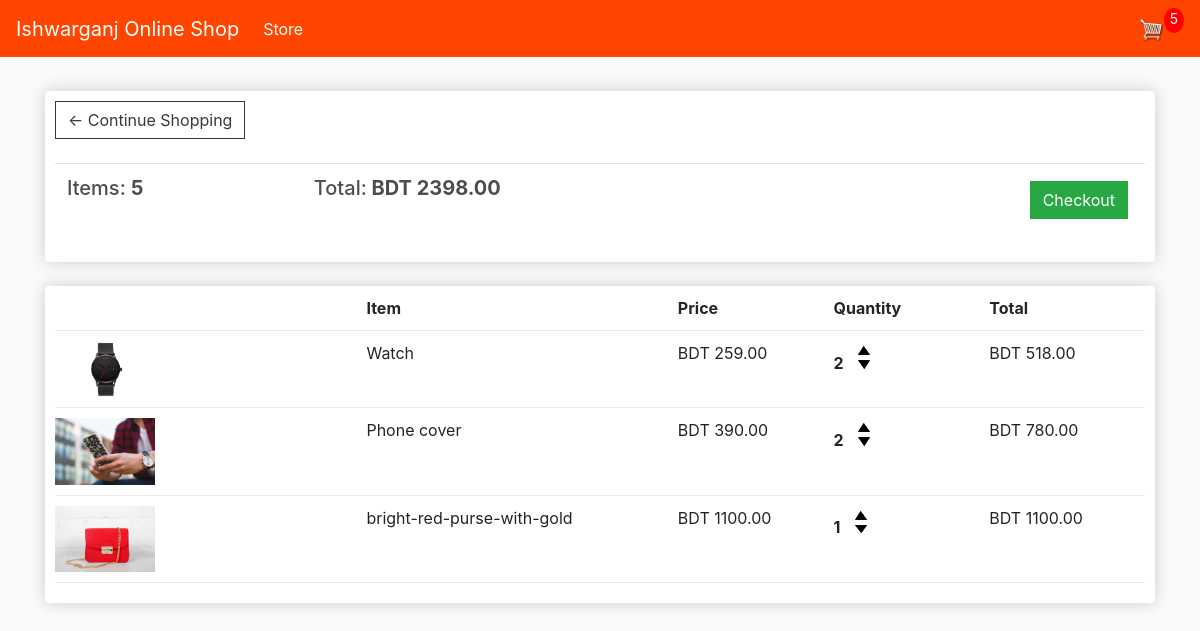
The app's page /cart/ (signed in) with its own data.
### store/models.py (models this page shows, shortened)
class Order(models.Model):
	customer = models.ForeignKey(Customer, on_delete=models.SET_NULL, null=True, blank=True)
	date_ordered = models.DateTimeField(auto_now_add=True)
	complete = models.BooleanField(default=False)
	transaction_id = models.CharField(max_length=100, null=True)
	@property
	def get_cart_total(self):
		orderitems = self.orderitem_set.all()
		total = sum([item.get_total for item in orderitems])
		return total
	@property
	def get_cart_items(self):
		orderitems = self.orderitem_set.all()
		total = sum([item.quantity for item in orderitems])
		return total

class OrderItem(models.Model):
	product = models.ForeignKey(Product, on_delete=models.SET_NULL, null=True)
	order = models.ForeignKey(Order, on_delete=models.SET_NULL, null=True)
	quantity = models.IntegerField(default=0, null=True, blank=True)
	date_added = models.DateTimeField(auto_now_add=True)
	@property
	def get_total(self):
		total = self.product.price * self.quantity
		return total

class Product(models.Model):
	name = models.CharField(max_length=200)
	price = models.FloatField()
	digital = models.BooleanField(default=False,null=True, blank=True)
	image = models.ImageField(null=True, blank=True)
	@property
	def imageURL(self):
		try:
			url = self.image.url
		except:
			url = ''
		return url

### store/views.py (the view)
# urls.py: path('cart/', views.cart, name="cart"),
def cart(request):
	data = cartData(request)
	cartItems = data['cartItems']
	order = data['order']
	items = data['items']
	context = {'items':items, 'order':order, 'cartItems':cartItems}
	return render(request, 'store/cart.html', context)

### store/utils.py (called while the page is built)
def cartData(request):
	if request.user.is_authenticated:
		customer = request.user.customer
		order, created = Order.objects.get_or_create(customer=customer, complete=False)
		items = order.orderitem_set.all()
		cartItems = order.get_cart_items
	else:
		cookieData = cookieCart(request)
		cartItems = cookieData['cartItems']
		order = cookieData['order']
		items = cookieData['items']
	return {'cartItems':cartItems ,'order':order, 'items':items}

### store/templates/store/cart.html
{% extends 'store/main.html' %}
{% load static %}
{% block content %}
<div class="row">
	<div class="col-lg-12">
		<div class="box-element">
			<a class="btn btn-outline-dark" href="{% url 'store' %}">&#x2190; Continue Shopping</a>
			<br>
			<br>
			<table class="table">
				<tr>
					<th>
						<h5>Items: <strong>{{order.get_cart_items}}</strong></h5>
					</th>
					<th>
						<h5>Total:<strong> BDT {{order.get_cart_total|floatformat:2}}</strong></h5>
					</th>
					<th>
						<a style="float:right; margin:5px;" class="btn btn-success"
							href="{% url 'checkout' %}">Checkout</a>
					</th>
				</tr>
			</table>
		</div>
		<br>
		<div class="box-element">
			<div class="cart-row">
				<div style="flex:2"></div>
				<div style="flex:2"><strong>Item</strong></div>
				<div style="flex:1"><strong>Price</strong></div>
				<div style="flex:1"><strong>Quantity</strong></div>
				<div style="flex:1"><strong>Total</strong></div>
			</div>
			{% for item in items %}
			<div class="cart-row">
				<div style="flex:2"><img class="row-image" src="{{item.product.imageURL}}"></div>
				<div style="flex:2">
					<p>{{item.product.name}}</p>
				</div>
				<div style="flex:1">
					<p>BDT {{item.product.price|floatformat:2}}</p>
				</div>
				<div style="flex:1">
					<p class="quantity">{{item.quantity}}</p>
					<div class="quantity">
						<img data-product="{{item.product.id}}" data-action="add" class="chg-quantity update-cart"
							src="{% static  'images/arrow-up.png' %}">
						<img data-product="{{item.product.id}}" data-action="remove" class="chg-quantity update-cart"
							src="{% static  'images/arrow-down.png' %}">
					</div>
				</div>
				<div style="flex:1">
					<p>BDT {{item.get_total|floatformat:2}}</p>
				</div>
			</div>
			{% endfor %}
		</div>
	</div>
</div>
{% endblock content %}

### store/templates/store/main.html (shortened to what this page needs)
<!DOCTYPE html>
{% load static %}
<html>
<head>
	<link rel="stylesheet" href="https://stackpath.bootstrapcdn.com/bootstrap/4.4.1/css/bootstrap.min.css"
>
	<link rel="stylesheet" type="text/css" href="{% static 'css/main.css' %}">
</head>
<body>
	<nav class="navbar navbar-expand-lg navbar-dark bg-dark">
		<a class="navbar-brand" href="{% url 'store' %}">Ishwarganj Online Shop</a>
		<div class="collapse navbar-collapse" id="navbarSupportedContent">
			<ul class="navbar-nav mr-auto">
				<li class="nav-item active">
					<a class="nav-link" href="{% url 'store' %}">Store <span class="sr-only">(current)</span></a>
				</li>
			</ul>
			<div class="form-inline my-2 my-lg-0">
				<a href="{% url 'cart' %}">
					<img id="cart-icon" src="{% static 'images/cart.png' %}">
				</a>
				<p id="cart-total">{{cartItems}}</p>
			</div>
		</div>
	</nav>
	<div class="container">
		<br>
		{% block content %}
		{% endblock content %}
	</div>
</body>
</html>

### static/css/main.css (style rules this page uses)
body { background-color: hsl(0, 0%, 98%); }
h1,h2,h3,h4,h5,h6 { color:hsl(0, 0%, 30%); }
.box-element { box-shadow:hsl(0, 0%, 80%) 0 0 16px; background-color: #fff; border-radius: 4px; padding: 10px; }
.bg-dark { background-color: orangered!important; }
#cart-icon { width:25px; display: inline-block; margin-left: 15px; }
#cart-total { display: block; text-align: center; color:#fff; background-color: red; width: 20px; height: 25px; border-radius: 50%; font-size: 14px; }
.col-lg-4, .col-lg-6, .col-lg-8, .col-lg-12 { margin-top: 10px; }
.btn { border-radius: 0; }
.row-image { width: 100px; }
.cart-row { display: flex; align-items: flex-stretch; padding-bottom: 10px; margin-bottom: 10px; border-bottom: 1px solid #ececec; }
.quantity { display: inline-block; font-weight: 700; padding-right:10px; }
.chg-quantity { width: 12px; cursor: pointer; display: block; margin-top: 5px; transition:.1s; }

### records on screen
Order: get_cart_items "5", get_cart_total "2398.00"
OrderItem: product.imageURL (picture), product.name "Watch", product.price "259.00", quantity "2", get_total "518.00"
OrderItem: product.imageURL (picture), product.name "Phone cover", product.price "390.00", quantity "2", get_total "780.00"
OrderItem: product.imageURL (picture), product.name "bright-red-purse-with-gold", product.price "1100.00", quantity "1", get_total "1100.00"

### other values on screen
{{ cartItems }} "5"
